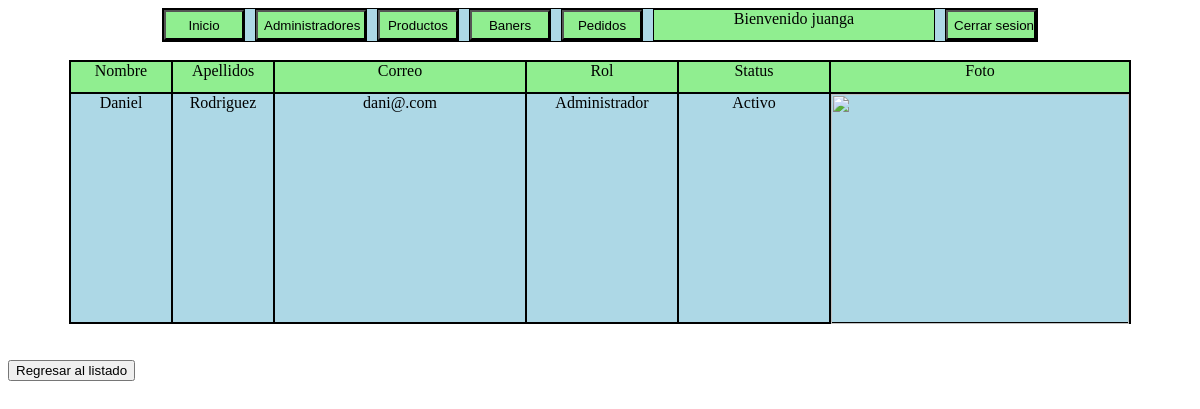
Screenshot of /Administradores/Administradores_detalle.php?id=9 (signed in) with the database file from the repository.
### tables this page shows
CREATE TABLE IF NOT EXISTS `administradores` (
  `id` int(11) NOT NULL AUTO_INCREMENT,
  `nombre` varchar(128) NOT NULL,
  `apellidos` varchar(128) NOT NULL,
  `correo` varchar(128) NOT NULL,
  `pass` varchar(32) NOT NULL,
  `rol` int(1) NOT NULL DEFAULT '1',
  `archivo_n` varchar(255) NOT NULL,
  `archivo` varchar(128) NOT NULL,
  `status` int(1) NOT NULL DEFAULT '1',
  `eliminado` int(1) NOT NULL DEFAULT '0',
  PRIMARY KEY (`id`)
);

### Administradores/Administradores_detalle.php (the view, shortened to what this page needs)
<?php
    $varsesion =$_SESSION['nombre'];
    if($varsesion==null||$varsesion==''){
        header("Location:Index.php");
    }
    else{
        $name = $_SESSION['nombre'];
    }
?>
<html>
    <head>
    </head>
    <?php
            $con = conecta();
            $id = $_REQUEST['id'];
            $sql ="SELECT nombre,apellidos,correo,rol,status,archivo_n FROM `administradores` WHERE id=$id;";
            $res = $con->query($sql);
            $row=$res->fetch_array();
        ?>
    <body>
    <div class='Menup'>
            <div class='Inicio'>
            <input type="button" class='botoni' value="Inicio" onclick="bienvenido();">
            </div>
            <div class='administradores'>
            <input type="button" class='botona' value="Administradores" onclick="administradores();">
            </div>
            <div class='productos'>
            <input type="button" class='botonp' value="Productos" onclick="productos();">
            </div>
            <div class='baners'>
            <input type="button" class='botoni' value="Baners" onclick="baners();">
            </div>
            <div clasS='pedidos'>
            <input type="button" class='botoni' value="Pedidos" onclick="pedidos();">
            </div>
            <div class='name'>Bienvenido <?php echo $name;?> </div>
            <div class='cerrar'>
            <input type="button" class='boton' value="Cerrar sesion" onclick="cerrarsesion();">
            </div>
        </div><br>
        <div class="tabla">
            <div class="nombre">Nombre</div>
            <div class="nombre">Apellidos</div>
            <div class="correo">Correo</div>
            <div class="fila">Rol</div>
            <div class="fila">Status</div>
            <div class="imagen">Foto</div><br>
            <div class="nombredeta">
                <?php
                echo $row['nombre'];?>
            </div>
            <div class="nombredeta">
            <?php
                echo $row['apellidos'];?>
            </div>
            <div class="correodeta">
            <?php
                echo $row['correo'];?>
            </div>
            <div class="fila2">
            <?php
                $rol_text=($row['rol']=='1') ? "Administrador":"Usiario";
                echo $rol_text;?>
            </div>
            <div class="fila2">
            <?php
            $status_txt=($row['status']=='1')? "Activo":"Inactivo";
                echo $status_txt;?>
            </div>
            <div class="imagendeta">
                <img src="Archivos/<?php echo $row['archivo_n'];?>" class="imga">
            </div>
            </div>
        </div><br><br>
        <button onclick="window.location.href='Administradores_lista.php'">Regresar al listado</button><br><br>
    </body>
</html>

### Administradores/Administradores_detalle.php (style rules this page uses)
.menup { height: 32px; width:874px; border: 1px solid black; margin-left: auto; margin-right: auto; background-color:lightblue; }
.name { height: 30px; width: 280px; border: 1px solid black; background-color:lightgreen; float: left; text-align: center; }
.cerrar { height: 30px; width: 90px; border: 1px solid black; background-color:lightgreen; float: left; margin-left:10px; }
.boton { background-color: lightgreen; width: 90px; height: 30px; }
.Inicio { float: left; height: 30px; width: 80px; border: 1px solid black; background-color:lightgreen; margin-right:10px; }
.botoni { background-color: lightgreen; width: 80px; height: 30px; }
.administradores { float:left; border: 1px solid black; margin-right:10px; }
.botona { background-color: lightgreen; width: 110px; height: 30px; }
.productos { float:left; border: 1px solid black; margin-right:10px; }
.botonp { background-color: lightgreen; width: 80px; height: 30px; }
.baners { float:left; border: 1px solid black; margin-right:10px; }
.pedidos { float:left; border: 1px solid black; margin-right:10px; }
.tabla { height: 262px; width: 1060px; border: 1px solid black; margin-left: auto; margin-right: auto; background-color:lightblue; }
.fila { height: auto; width: 150px; border:1px solid black; height:30px; float:left; text-align: center; background-color:lightgreen; }
.fila2 { height: auto; width: 150px; border:1px solid black; height:228px; float:left; text-align: center; }
.correo { height: auto; width: 250px; border:1px solid black; height:30px; float:left; text-align: center; background-color:lightgreen; }
.nombre { height: auto; width: 100px; border:1px solid black; height:30px; float:left; text-align: center; background-color:lightgreen; }
.nombredeta { height: auto; width: 100px; border:1px solid black; height:228px; float:left; text-align: center; }
.correodeta { height: auto; width: 250px; border:1px solid black; height:228px; float:left; text-align: center; }
.imagen { height: auto; width: 298px; border:1px solid black; height:30px; float:left; text-align: center; background-color:lightgreen; }
.imagendeta { height: auto; width: 298px; border:1px solid black; height:228px; float:left; text-align: center; }
.imga { height:230px; width: 298px; }

### rows the page displays
administradores: nombre "Daniel", apellidos "Rodriguez", correo "dani@.com", rol "Administrador", status "Activo"

### other values shown
$name "juanga"
